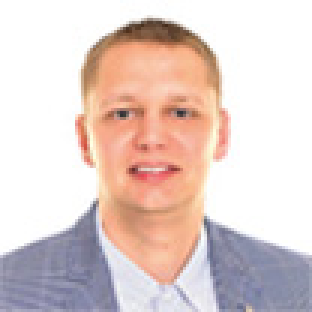
#> input picture settings_domen/admin-photo_HRGFvAo.jpg, 104 x 104 px (shown 3 times larger)
$ python -i wm.py   (imports and definitions only)
#> lines starting #> are read from the running program, lines starting #| are printed output that depends on the picture; pictures that were not available may be replaced by others from this repository, and a replacement may not be noted
# -*- coding: utf-8 -*-


import os
from selenium import webdriver
from PIL import Image, ImageEnhance


class CreateWatermark(object):
    isCreated = False
    """docstring for CreateWatermark"""
    def __init__(self, arg):
            super(CreateWatermark, self).__init__()
            self.arg = arg
        # try:
            url = "http://google.com.ua"
            # path_to_phantomjs = '/'.join([os.getcwd(), 'media', 'phantomjs'])
            driver = webdriver.PhantomJS()
            width_image = len(self.arg)*20+10
            driver.set_window_size(width_image, 50)
            driver.get(url)
            path_to_wm_html = '/'.join([os.getcwd(), 'watermark', 'wm.html'])
            self.htmlString = htmlString
            driver.execute_script("document.write('{}');".format(self._mutable_word()))
            try:
                os.mkdir('media/watermark')
            except:
                pass
            driver.save_screenshot('media/watermark/watermark.png')
            self.isCreated = True
        # except:
        #     pass

    def _mutable_word(self):
        self.htmlString = self.htmlString.replace('\n', ' ')

        if '.' in self.arg:
            self.first_word = self.arg.split('.')[0]
            self.word_after_dot = self.arg.split('.')[1:]
            if len(self.word_after_dot) > 1:
                self.word_after_dot = '.'.join(self.word_after_dot)
            else:
                self.word_after_dot = self.word_after_dot[0]

            self.htmlString = self.htmlString.replace('first_word', self.first_word)
            self.htmlString = self.htmlString.replace('word_after_dot', self.word_after_dot)
        else:
            self.htmlString = self.htmlString.replace('first_word', '')
            self.htmlString = self.htmlString.replace('.word_after_dot', self.arg)

        return self.htmlString


class AddWatermark(object):
    def __init__(self, image, to_save=None):
        self.image = Image.open(image)
#> self.image is the input picture: PIL image 104x104 RGB; mean R, G, B 226, 208, 203.6
        self.to_save = to_save
        if self.to_save:
            self._add_watermark(self.image).save(self.to_save)

    def _add_watermark(self, image, opacity=0.3, wm_interval=0):
#> called with opacity = 0.3, wm_interval = 0
        watermark = Image.open('media/watermark/watermark.png')
        assert opacity >= 0 and opacity <= 1
        if opacity < 1:
            if watermark.mode != 'RGBA':
                watermark = watermark.convert('RGBA')
            else:
                watermark = watermark.copy()
            alpha = watermark.split()[3]
#> alpha: PIL image 104x104 L; every value is 255
            alpha = ImageEnhance.Brightness(alpha).enhance(opacity)
#> alpha: PIL image 104x104 L; every value is 76
            watermark.putalpha(alpha)
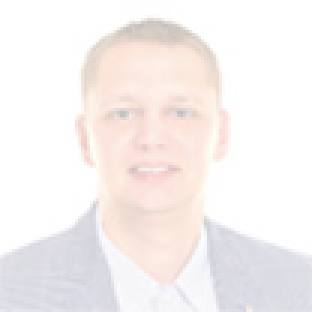
#> watermark: PIL image 104x104 RGBA (shown 3 times larger); mean R, G, B, A 226, 208, 203.6, 76; transparent parts drawn white
        layer = Image.new('RGBA', image.size, (0, 0, 0, 0))
#> layer: PIL image 104x104 RGBA; every value is 0
        # for y in range(0, image.size[1], watermark.size[1]+wm_interval):
        #     for x in range(0, image.size[0], watermark.size[0]+wm_interval):
        #         layer.paste(watermark, (x, y))
        watermark = watermark.resize((image.size[0]/2, image.size[1]/2))
#> watermark: PIL image 52x52 RGBA
        layer.paste(watermark, (image.size[0] - watermark.size[0], image.size[1] - watermark.size[1]))
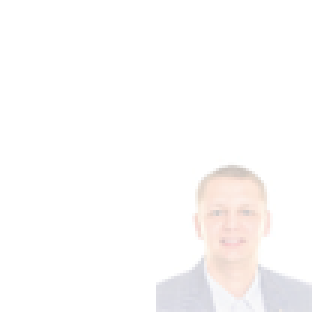
#> layer: PIL image 104x104 RGBA (shown 3 times larger); mean R, G, B, A 56.4, 51.9, 50.8, 19; transparent parts drawn white
        return Image.composite(layer, image, layer)
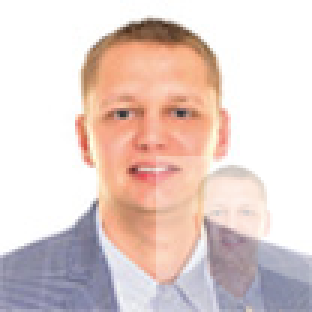
#> returned value: PIL image 104x104 RGB (shown 3 times larger); mean R, G, B 227, 208.6, 203.7

    def watermark_in_photo(self):
        return self._add_watermark(self.image)


# img_title = Image.open('Tryndamere_OriginalSkin_old.jpg')
# watermark = Image.open('testing.png')
# add_watermark(img_title, watermark, 0.5, 2).save('new_img.jpg')

htmlString = """
<html>
<head>
    <meta charset="UTF-8">
    <title>Document</title>
    <style type="text/css">
        .logo a {
          font-size: 35px;
          line-height: 35px;
          color: #bbbab8;
          text-decoration: none;
          font-family: "codpro";
        }
        .logo a span {
          color: #fccd1b;
        }
    </style>
</head>
<body>
    <div class="logo">
        <a href="#"><span>first_word</span>.word_after_dot</a>
    </div>
</body>
</html>
"""

>>> result = AddWatermark('../settings_domen/admin-photo_HRGFvAo.jpg').watermark_in_photo()
